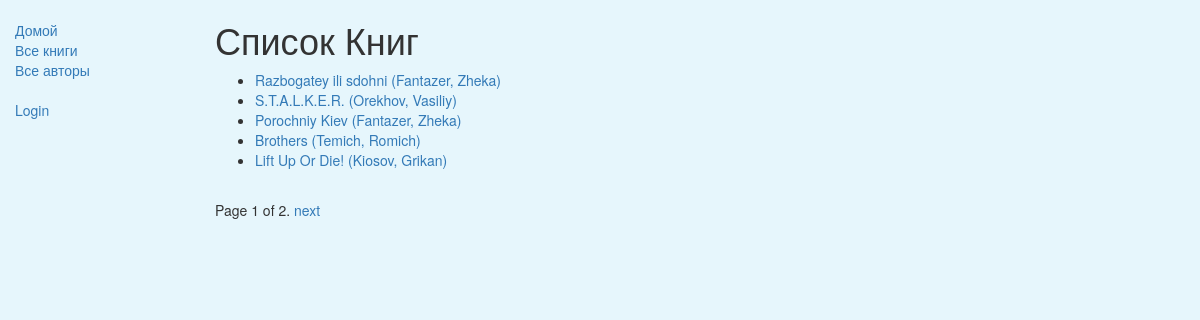
Before: /catalog/books/ with the older database file.
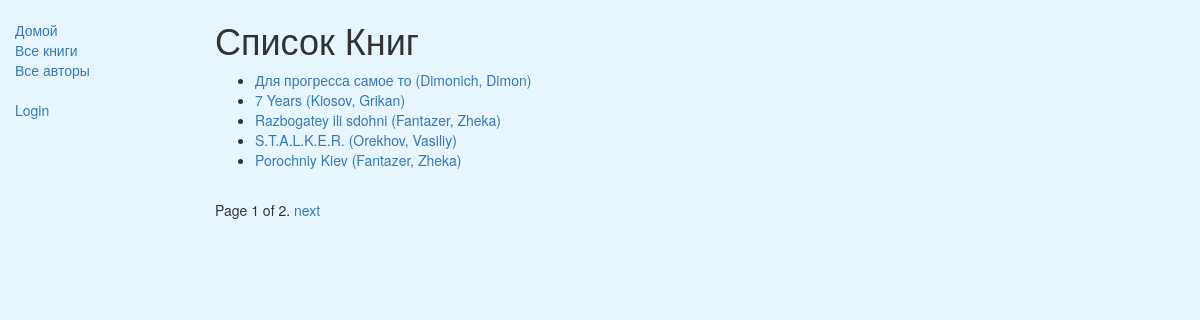
After: the same page with the newer database file.
### catalog/models.py (models this page shows, shortened)
class Book(models.Model):
    title = models.CharField(max_length=200)
    author = models.ForeignKey('Author', on_delete=models.SET_NULL, null=True)
    summary = models.TextField(max_length=1000, help_text="Enter a brief description of the book")
    isbn = models.CharField('ISBN',max_length=13, help_text='13 Character <a href="https://www.isbn-international.org/content/what-isbn">ISBN number</a>')
    genre = models.ManyToManyField(Genre, help_text="Select a genre for this book")
    class Meta:
        ordering = ['-id']
    def display_genre(self):
        """
        Creates a string for the Genre. This is required to display genre in Admin.
        """
        return ', '.join([ genre.name for genre in self.genre.all()[:3] ])
    display_genre.short_description = 'Genre'
    def get_absolute_url(self):
        return reverse('book-detail', args=[str(self.id)])

class Author(models.Model):
    first_name = models.CharField(max_length=100)
    last_name = models.CharField(max_length=100)
    date_of_birth = models.DateField(null=True, blank=True)
    date_of_death = models.DateField('Died', null=True, blank=True)
    class Meta:
        ordering = ['-id']
    def __str__(self):
        return '%s, %s' % (self.last_name, self.first_name)

### catalog/views.py (the view)
# urls.py: path('books/', views.BookListView.as_view(), name='books'),
class BookListView(generic.ListView):
    model = Book
    paginate_by = 5

### catalog/templates/catalog/book_list.html (shortened to what this page needs)
{% extends "catalog/base_generic.html" %}
{% block content %}
    <h1>Список Книг</h1>
    {% if book_list %}
    <ul>
      {% for book in book_list %}
      <li>
        <a href="{{ book.get_absolute_url }}">{{ book.title }}</a> <a href="{% url 'author-detail' book.author.pk %}">({{book.author}})</a>
      </li>
      {% endfor %}
    </ul>
    {% else %}
      <p>Нет книг в библиотеке.</p>
    {% endif %}
{% endblock %}

Changed rows visible on the page:
no longer on this page (row unchanged): Book: title "Brothers", author "Temich, Romich"
no longer on this page (row unchanged): Book: title "Lift Up Or Die!", author "Kiosov, Grikan"
added Book: title "Для прогресса самое то", author "Dimonich, Dimon"
added Book: title "7 Years", author "Kiosov, Grikan"
